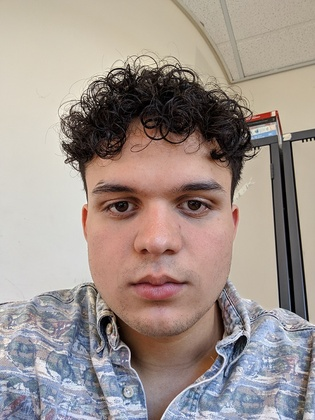
%> input picture 1) BasicImageProperties/Questions/myimage.jpg, 315 x 420 px, shrunk from 552 x 735 before the run
$ octave --eval "result = Question_2('../myimage.jpg');"   (GNU Octave 9; MATLAB toolbox functions it lacks are replaced by stand-ins)
%> lines starting %> are read from the running program, lines starting %| are printed output that depends on the picture
function Output = Question_2(File)
%> called with File = '../myimage.jpg'
I = imread(File);           %read in image
%> I is the input picture: size 420x315x3 uint8; mean R, G, B 159.4, 146.9, 140.9
D = double(I);              %make double so picture is better quality

R = D(:,:,1);               %first 2D matrix represents R
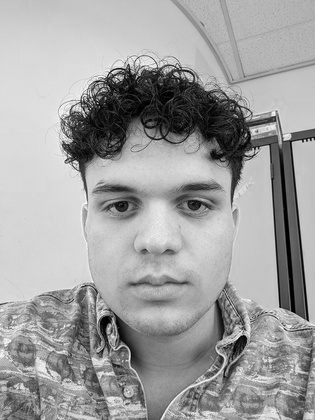
%> R: size 420x315 double; min 0, max 255, mean 159.4
G = D(:,:,2);               %''     ''      ''      ''  G
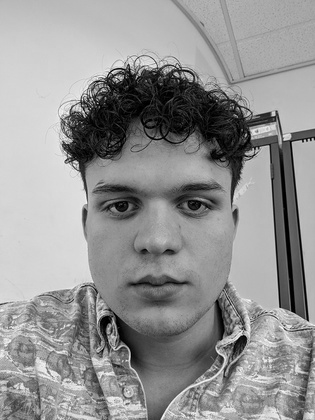
%> G: size 420x315 double; min 0, max 255, mean 146.9
B = D(:,:,3);               %''     ''      ''      ''  B
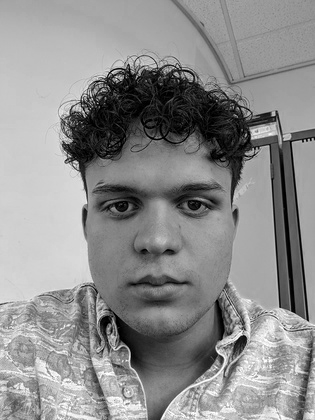
%> B: size 420x315 double; min 0, max 255, mean 140.9

Grayscale = (R+G+B)/3.0;            %sum RGB and divide by 3 do get grayscale
Grayscale = uint8(Grayscale);               %1 byte unsigned integers
%> Grayscale: size 420x315 uint8
figure; hold on;
imshow(Grayscale);                  %print our grayscale drawing
title('Figure\_Question2\_1')
%> (the run ends here)
